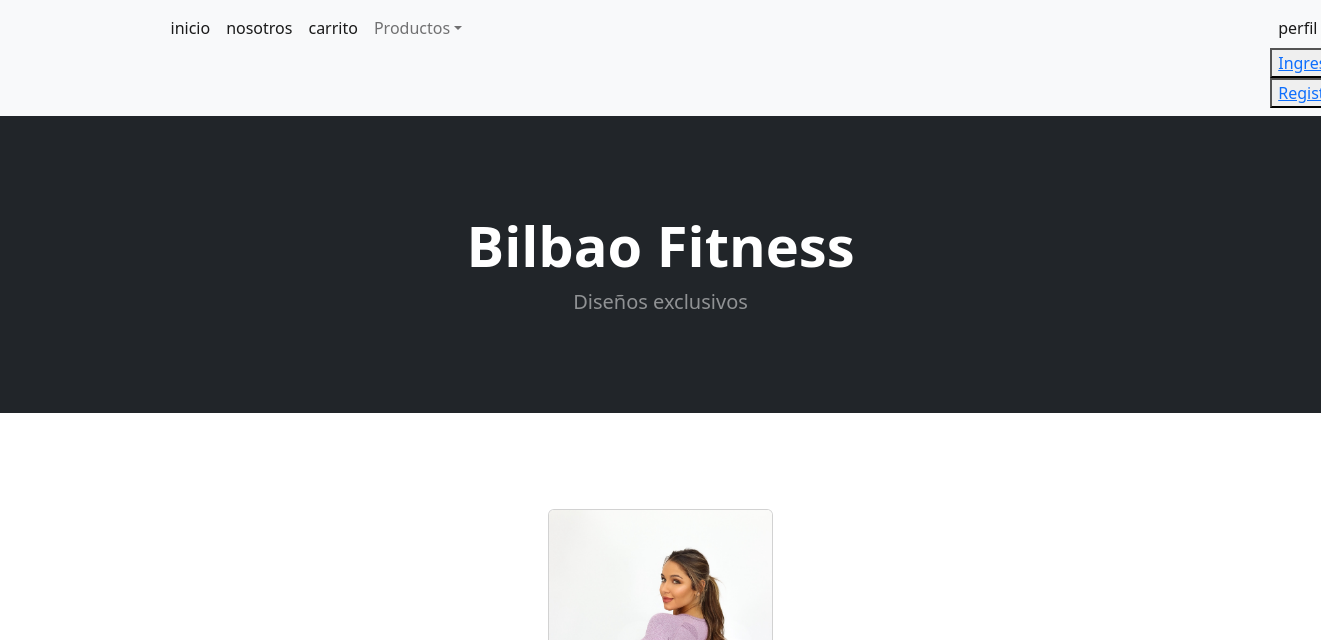
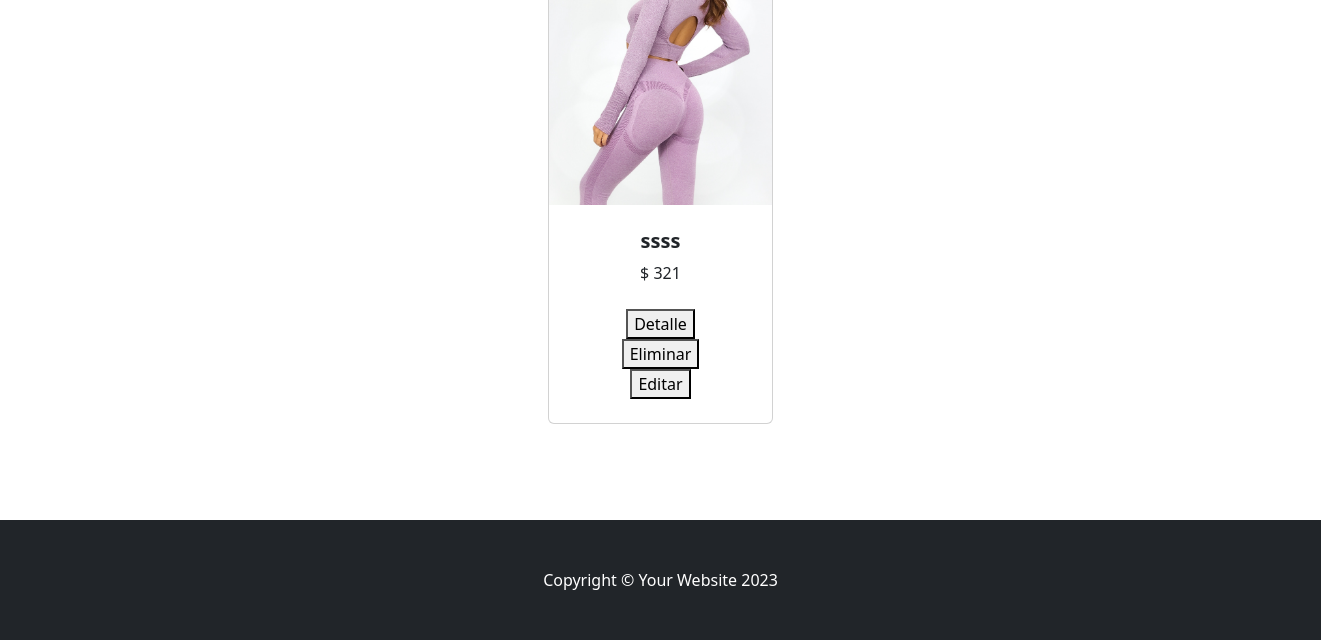
The page /AppBilbao/productos on the database as committed earlier (2 pictures, top to bottom).
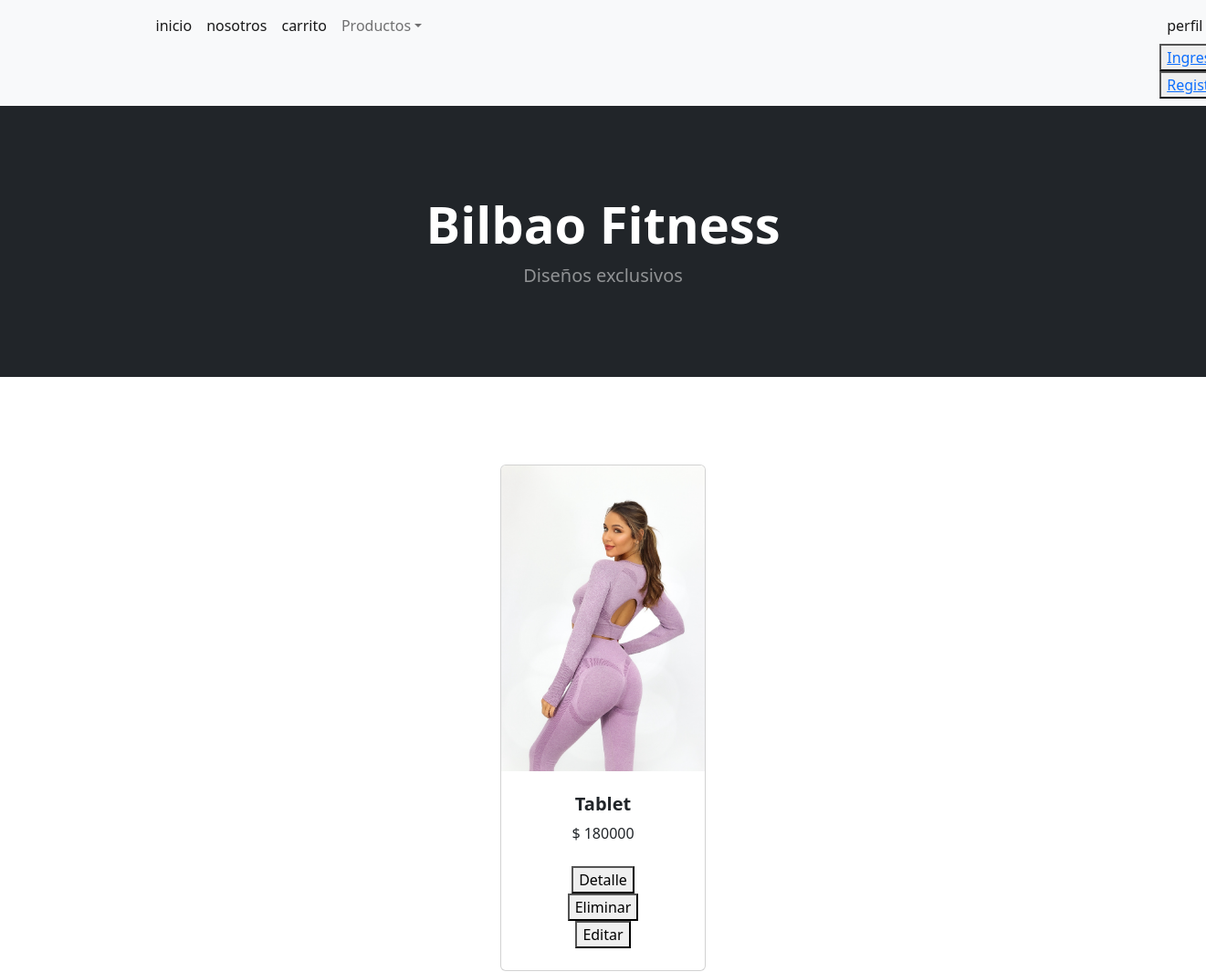
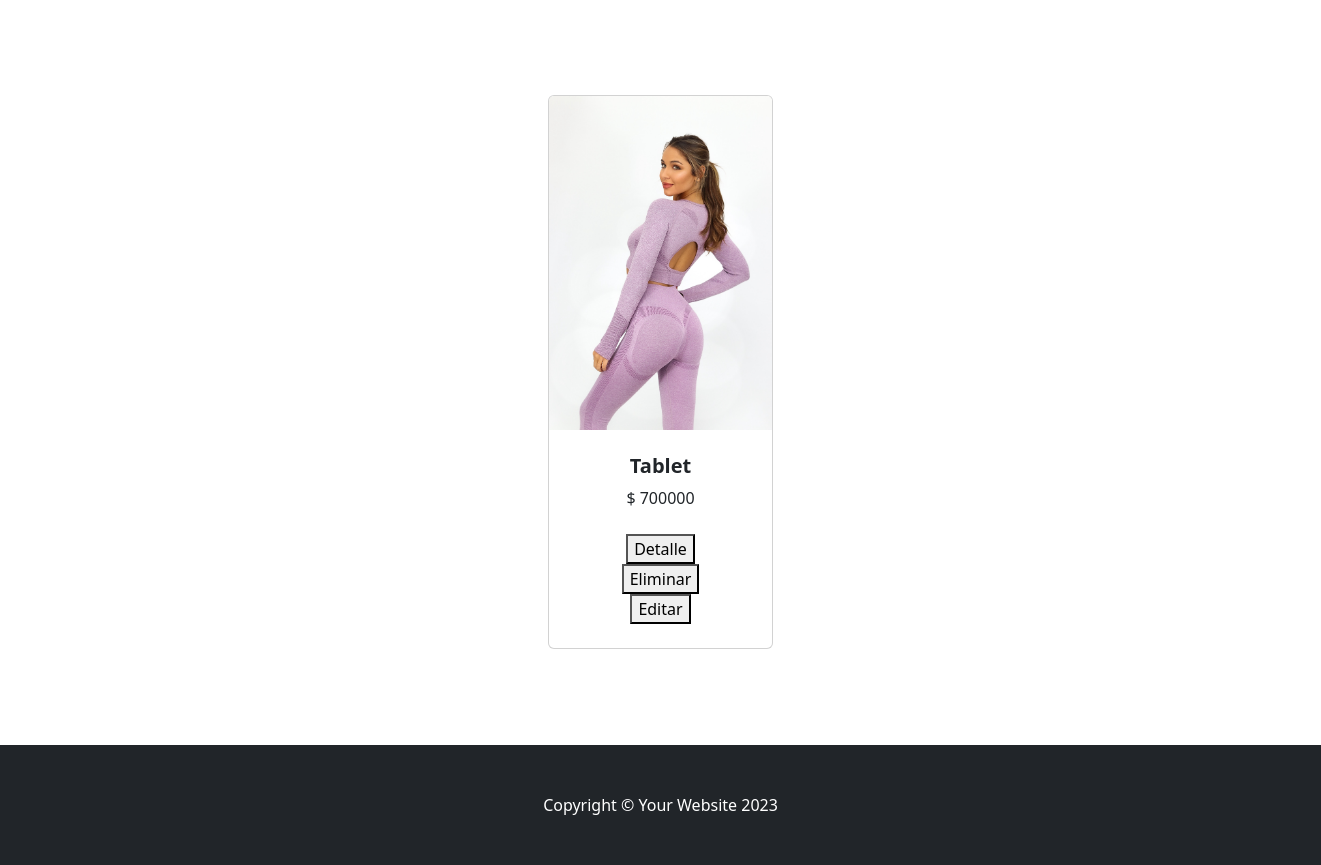
The same page on the database as committed later (2 pictures, top to bottom).
### AppBilbao/models.py (models this page shows, shortened)
class Productos(models.Model):
    denominacion=models.CharField(max_length=40)
    stock= models.IntegerField()
    precio= models.IntegerField()
    imagen = models.ImageField()

### AppBilbao/views.py (the view)
# urls.py: path('productos', views.productos, name='productos'),
def productos(request):
    misProductos = Productos.objects.all()
    return render (request, "AppBilbao/productos.html", {"productos":misProductos})

### AppBilbao/templates/AppBilbao/productos.html
        {% extends "AppBilbao/padre.html"%}
        {% load static %}
        {% block contenidoQueCambia%}
        <section class="py-5">
            {% for producto in productos %}
            <div class="container px-4 px-lg-5 mt-5">
                <div class="row gx-4 gx-lg-5 row-cols-2 row-cols-md-3 row-cols-xl-4 justify-content-center">
                    <div class="col mb-5">
                        <div class="card h-100">
                            <img class="card-img-top" src="AppBilbao/static/assets/image00003.jpeg" alt="..." />
                            <div class="card-body p-4">
                                <div class="text-center">
                                    <h5 class="fw-bolder">{{producto.denominacion}}</h5>
                                    $ {{producto.precio}}
                                </div>
                            </div>
                            <div class="card-footer p-4 pt-0 border-top-0 bg-transparent">
                                <form action="{% url 'detailProducto' producto.id %}" method="GET">{% csrf_token %}<div class="text-center"><button type="submit"> Detalle </button></div></form>
                                <form action="{% url 'eliminarProducto' producto.id %}" method="POST">{% csrf_token %}<div class="text-center"><button type="submit"> Eliminar </button></div></form>
                                <form action="{% url 'editarProducto' producto.id %}" method="GET">{% csrf_token %}<div class="text-center"><button type="submit"> Editar </button></div></form>
                            </div>
                        </div>
                    </div>
                </div>
            </div>
            {% endfor %}
        </section>
        {% endblock%}

### AppBilbao/templates/AppBilbao/padre.html (shortened to what this page needs)
<!DOCTYPE html>
<html lang="en">
    <head>
        <link href="https://cdn.jsdelivr.net/npm/bootstrap-icons@1.5.0/font/bootstrap-icons.css" rel="stylesheet" />
        {% load static %}
        <link href="{% static 'css/styles.css'%}" rel="stylesheet" />
    </head>
    <body>
        <nav class="navbar navbar-expand-lg navbar-light bg-light">
            <div class="container px-4 px-lg-5">
                <ul class="navbar-nav me-auto mb-2 mb-lg-0 ms-lg-4" style="display: flex;">
                    <li class="nav-item"><a class="nav-link active" aria-current="page" href="{% url 'inicio' %}">inicio</a></li>
                    <li class="nav-item"><a class="nav-link active" aria-current="page" href="{% url 'nosotros' %}">nosotros</a></li>
                    <li class="nav-item"><a class="nav-link active" aria-current="page" href="{% url 'carrito' %}">carrito</a></li>
                        <li class="nav-item dropdown">
                            <a class="nav-link dropdown-toggle" id="navbarDropdown" href="#" role="button" data-bs-toggle="dropdown" aria-expanded="false">Productos</a>
                        </li>
                        {% if user.is_authenticated %}
                        <a href="{% url 'perfil' %}"><h2 style="margin-left: 50rem;">{{user.username}}</h2></a>
                        <form method="POST" action="{% url 'logout' %}">{% csrf_token %}
                            <button type="submit"> Salir </button>
                        </form>
                        <form method="GET" action="{% url 'editarPerfil' %}">{% csrf_token %}
                            <button type="submit"> Editar </button>
                        </form>
                        {% else %}
                        <li style="margin-left: 50rem;" class="nav-item"><a class="nav-link active" aria-current="page" href="{% url 'perfil' %}">perfil</a>
                            <button><a href="{% url 'login' %}">Ingresar</a></button>
                            <button><a href="{% url 'register' %}">Registrarse</a></button>
                        </li>
                        {% endif %}
                </ul>
            </div>
        </nav>
        <header class="bg-dark py-5">
            <div class="container px-4 px-lg-5 my-5">
                <div class="text-center text-white">
                    <h1 class="display-4 fw-bolder">Bilbao Fitness</h1>
                    <p class="lead fw-normal text-white-50 mb-0">Diseños exclusivos</p>
                </div>
            </div>
        </header>
        {% block contenidoQueCambia%}
        {% endblock%}
        <footer class="py-5 bg-dark">
            <div class="container"><p class="m-0 text-center text-white">Copyright &copy; Your Website 2023</p></div>
        </footer>
    </body>
</html>

Rows that differ between the two databases and show on the page:
removed Productos: denominacion "ssss", precio "321"
added Productos: denominacion "Tablet", precio "180000"
added Productos: denominacion "Tablet", precio "700000"
